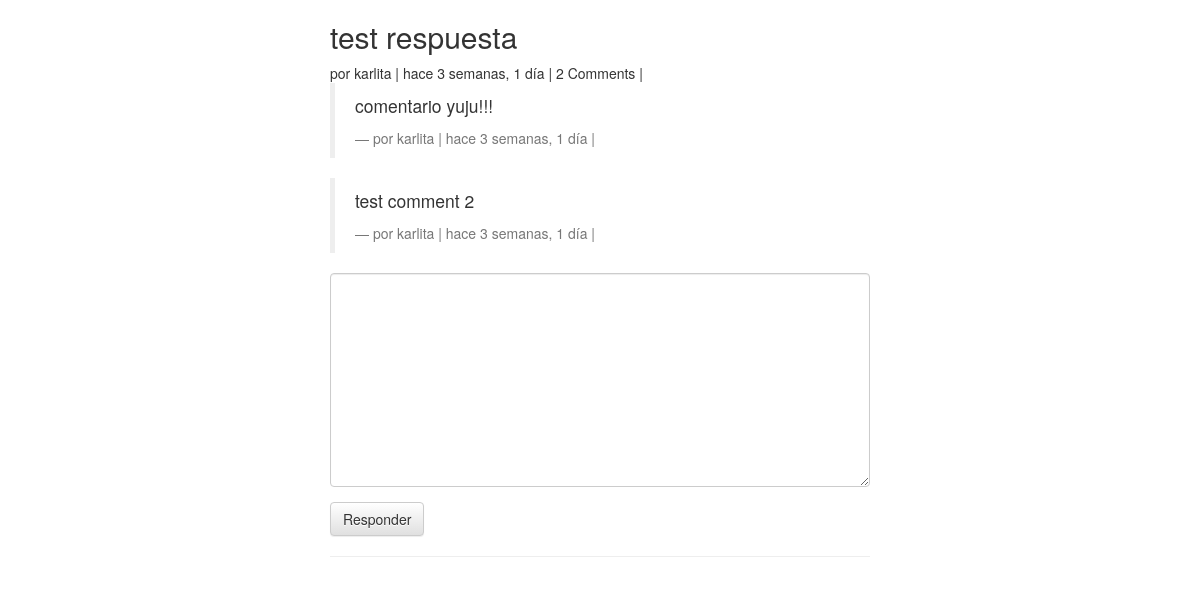
Before: /comments/7/ with the older database file.
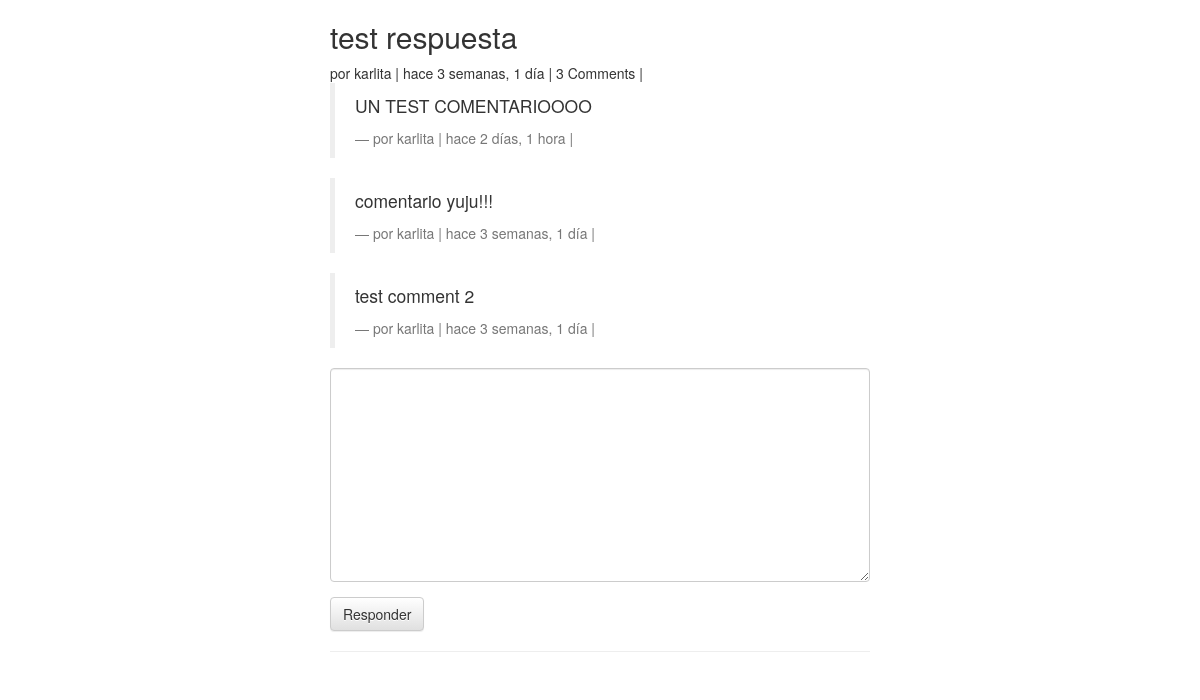
After: the same page with the newer database file.
### comments/models.py (models this page shows, shortened)
class Comment(models.Model):
	user = models.ForeignKey(settings.AUTH_USER_MODEL, default=1)
	content_type = models.ForeignKey(ContentType, on_delete=models.CASCADE)
	object_id = models.PositiveIntegerField()
	content_object = GenericForeignKey('content_type', 'object_id')
	parent = models.ForeignKey("self", null=True, blank=True)
	content = models.TextField()
	timestamp = models.DateTimeField(auto_now_add=True)
	objects = CommentManager()
	class Meta:
		ordering = ["-timestamp"]
	def children(self): #respuestas(reply)
		return Comment.objects.filter(parent=self)
	@property
	def is_parent(self):
		if self.parent is not None:
			return False
		return True

### comments/views.py (the view, shortened to what this page needs)
# urls.py: url(r'^(?P<id>\d+)/$', comment_hilo, name='hilo'),
def comment_hilo(request, id):
	try:
		obj = Comment.objects.get(id=id)
	except:
		raise Http404
	if not obj.is_parent:
		obj = obj.parent
	initial_data = {
		"content_type": obj.content_type,
		"object_id": obj.object_id,
	}
	form = CommentForm(request.POST or None, initial=initial_data)
	context = {
		"comment": obj,
		"form": form,
	}
	return render(request, "comment_hilo.html", context)

### comments/forms.py
class CommentForm(forms.Form):
	content_type	= forms.CharField(widget=forms.HiddenInput)
	object_id		= forms.IntegerField(widget=forms.HiddenInput)
	content 		= forms.CharField(label='', widget=forms.Textarea)

### templates/comment_hilo.html (shortened to what this page needs)
{% extends "base.html" %}
{% load urlify %}
{% load crispy_forms_tags %}
{% block content %}
<div class='col-sm-6 col-sm-offset-3'>
	<p><h2>{{ comment.content }}</h2></p>
	<footer>por {{ comment.user }} | hace {{ comment.timestamp|timesince }} | {% if comment.children.count > 0 %}{{ comment.children.count }} Comment{% if comment.children.count > 1 %}s{% endif %} | {% endif %}</footer>
	<div class=''>
	  	{% for child_comment in comment.children %}
		<blockquote>
			<p>{{ child_comment.content }}</p>
			<footer>por {{ child_comment.user }} | hace {{ child_comment.timestamp|timesince }} | {% if request.user == comment.user %}<a href='{{ child_comment.get_delete_url }}'>Borrar</a>{% endif %}</footer>
		</blockquote>
		{% endfor %}
		<form method="POST" action='.'>{% csrf_token %}
			{{ form|crispy }}
			<input type='submit' value='Responder' class='btn btn-default' />
		</form>
	</div>
<hr/>
</div>
{% endblock %}

Changed rows visible on the page:
computed for Comment "test respuesta": children.count "2" → "3"
added Comment: content "UN TEST COMENTARIOOOO", user "karlita", timestamp "2 días, 1 hora"
